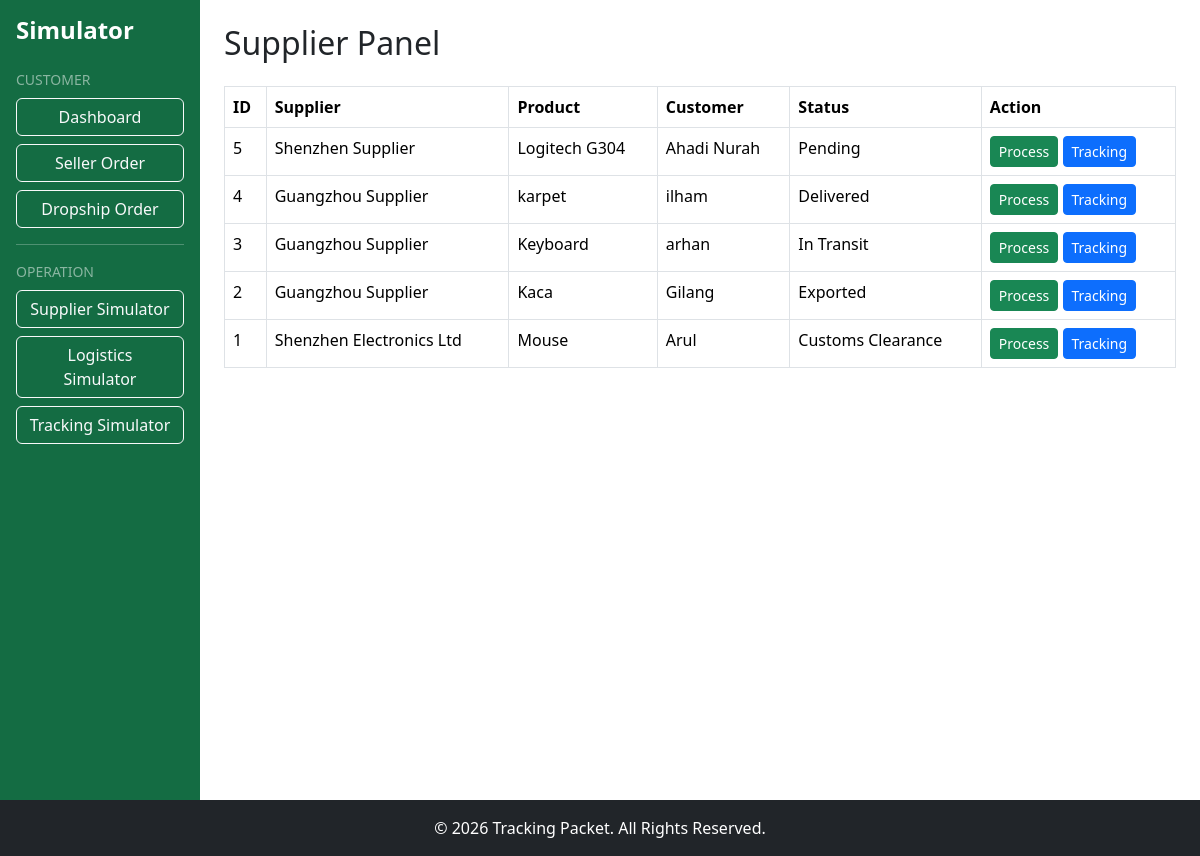
Page /simulator/supplier/index.php (signed in) on the committed database.
### tables this page shows
CREATE TABLE `dropship_orders` (
  `id` int(11) NOT NULL,
  `dropshipper_id` int(11) NOT NULL,
  `supplier_name` varchar(150) NOT NULL,
  `product_name` varchar(255) NOT NULL,
  `customer_name` varchar(100) NOT NULL,
  `customer_country` varchar(100) NOT NULL,
  `customer_address` text NOT NULL,
  `tracking_number` varchar(100) DEFAULT NULL,
  `status` varchar(100) DEFAULT 'Pending',
  `created_at` timestamp NOT NULL DEFAULT current_timestamp()
);

### simulator/supplier/index.php (the view, shortened to what this page needs)
<?php
$result = mysqli_query(
    $conn,
    "SELECT *
     FROM dropship_orders
     ORDER BY id DESC"
);
include '../../includes/layout-simulator-top.php';
?>
    <div class="d-flex justify-content-between mb-3">
        <h2>
            Supplier Panel
        </h2>
    </div>
    <table class="table table-bordered">
        <thead>
            <tr>
                <th>ID</th>
                <th>Supplier</th>
                <th>Product</th>
                <th>Customer</th>
                <th>Status</th>
                <th>Action</th>
            </tr>
        </thead>
        <tbody>
        <?php while($order = mysqli_fetch_assoc($result)) : ?>
            <tr>
                <td><?= $order['id']; ?></td>
                <td><?= $order['supplier_name']; ?></td>
                <td><?= $order['product_name']; ?></td>
                <td><?= $order['customer_name']; ?></td>
                <td><?= $order['status']; ?></td>
                <td>
                    <a
                        href="update.php?id=<?= $order['id']; ?>"
                        class="btn btn-sm btn-success">
                        Process
                    </a>
                    <a
                        href="../tracking/create.php?order_id=<?= $order['id']; ?>"
                        class="btn btn-sm btn-primary">
                        Tracking
                    </a>
                </td>
            </tr>
        <?php endwhile; ?>
        </tbody>
    </table>
<?php include '../../includes/layout-simulator-bottom.php'; ?>

### rows in the picture
dropship_orders: id "5", supplier_name "Shenzhen Supplier", product_name "Logitech G304", customer_name "Ahadi Nurah", status "Pending"
dropship_orders: id "4", supplier_name "Guangzhou Supplier", product_name "karpet", customer_name "ilham", status "Delivered"
dropship_orders: id "3", supplier_name "Guangzhou Supplier", product_name "Keyboard", customer_name "arhan", status "In Transit"
dropship_orders: id "2", supplier_name "Guangzhou Supplier", product_name "Kaca", customer_name "Gilang", status "Exported"
dropship_orders: id "1", supplier_name "Shenzhen Electronics Ltd", product_name "Mouse", customer_name "Arul", status "Customs Clearance"
